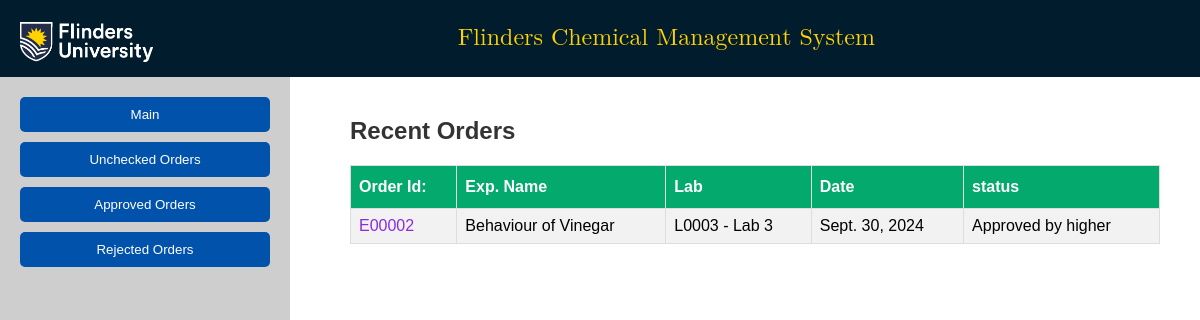
The page /orderManager/ on the database as committed earlier.
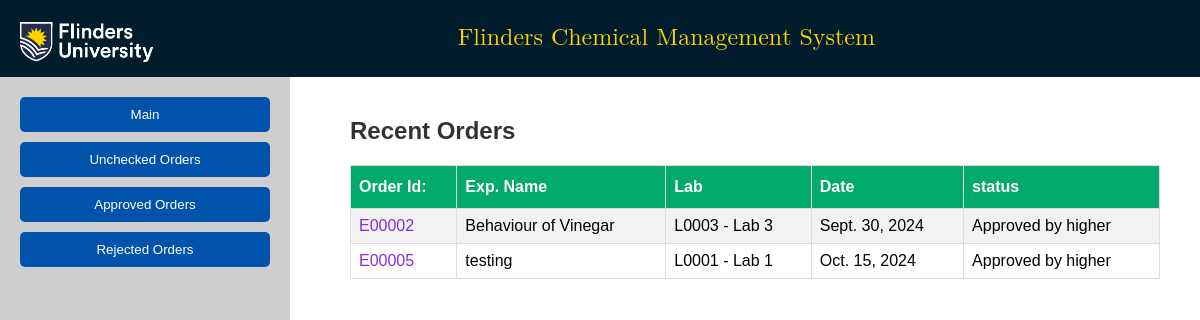
The same page on the database as committed later.
### furc/models.py (models this page shows, shortened)
class Order(models.Model):
    order_id = models.CharField(primary_key=True, max_length=10)
    exp_name = models.CharField(max_length=100)
    lab_id = models.ForeignKey(Laboratory, on_delete=models.CASCADE)
    exp_procedure = models.FileField(upload_to= custom_file_upload_path_exp)
    risk_assessment = models.FileField(upload_to= custom_file_upload_path_risk)
    order_date = models.DateField(editable=False, auto_now_add=True)
    updated_date = models.DateField(default=None, null=True)
    order_status = models.CharField(max_length=30, choices=ORDER_STATUS, default='Requested')

class Laboratory(models.Model):
    lab_id = models.CharField(primary_key=True, max_length=10)
    lab_name = models.CharField(max_length=50)
    center_id = models.ForeignKey(ResearchCenter, on_delete=models.CASCADE, null=True, blank=True)
    storage_locations = GenericRelation(StorageLocation)
    def __str__(self):
        return f'{self.lab_id} - {self.lab_name}'

### furc/views.py (the view)
# urls.py: path('orderManager/', views.orderManager, name='orderManager'),
def orderManager(request):
    recent_orders = Order.objects.filter(order_status='Approved by higher')
    params = {'recent_orders': recent_orders}
    return render(request, 'furc/orderManager.html', params)

### furc/templates/furc/orderManager.html (shortened to what this page needs)
<!DOCTYPE html>
{% load static %}
<html lang="en">
<head>
    <link rel="stylesheet" href="{% static 'css/style.css' %}">
</head>
<body>
    <header class="header">
        <div class="logo">
            <img src="{% static 'images/flinder-logo_white.png' %}" alt="Flinders University Logo" style="height: 50px;">
        </div>
        <div class="title">
            <p class="headerTitle">Flinders Chemical Management System</p>
        </div>
    </header>
    <div class="container">
        <div class="sidebar">
            <button onclick="showSection('main')">Main</button>
            <button onclick="showSection('new-order')">Unchecked Orders</button>
            <button onclick="showSection('approved-orders')">Approved Orders</button>
            <button onclick="showSection('rejected-orders')">Rejected Orders</button>
        </div>
        <div class="content">
            <div id="main" class="content-section">
                <h2>Recent Orders</h2>
                <table class="customers" style="border-radius:20px;">
                            <tr>
                                <th>Order Id:</th>
                                <th>Exp. Name</th>
                                <th>Lab</th>
                                <th>Date</th>
                                <th>status</th>
                            </tr>
                    {% for item in recent_orders %}
                            <tr>
                                <td><a class="orderidLink" href="/orderView/{{item.order_id}}">{{item.order_id}}</a></td>
                                <td>{{item.exp_name}}</td>
                                <td>{{item.lab_id}}</td>
                                <td>{{item.order_date}}</td>
                                <td>{{item.order_status}}</td>
                            </tr>
                    {% endfor %}
                        </table>
            </div>
        </div>
    </div>
</body>
</html>

Rows that differ between the two databases and show on the page:
added Order: order_id "E00005", exp_name "testing", lab_id "L0001 - Lab 1", order_date "Oct. 15, 2024", order_status "Approved by higher"
